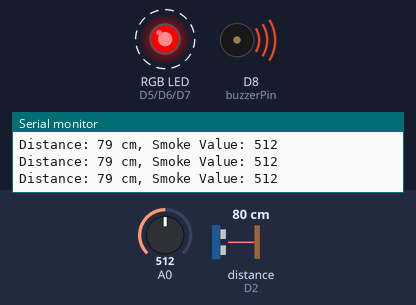
This sketch was run on a simulated ESP8266 (NodeMCU). Parts: an RGB LED mixed from three pins (HIGH = lit), buzzer (waves = sounding, pin HIGH), the last lines printed to the serial monitor. Wiring (inferred from the names in the program): ultrasonic range finder: trigger D1; echo D2. Dashed ring = blinking. Inputs (shaded band) come from the test bench; at power-on: distance to the obstacle (sensor on D2) 80 cm, A0 = 512. The echo pulse lasts 58.3 µs per cm; WiFi joins after 1.5 s; servers stay silent unless stated; pins used as bus, display or sensor lines are not drawn.

Above: at 2.93 s.
3.1 s: distance to the obstacle (sensor on D2) set to 44 cm
6.1 s: distance to the obstacle (sensor on D2) set to 37 cm
At 6.39 s:
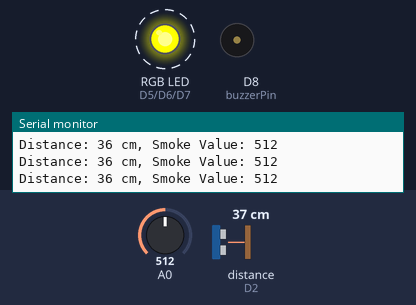
9.1 s: A0 set to 262
12.1 s: A0 set to 239
At 12.4 s:
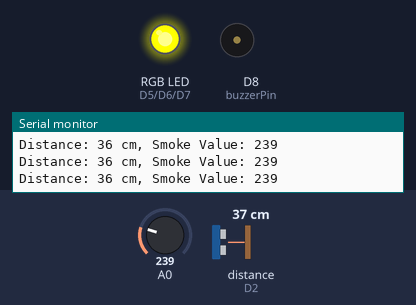
13.6 s: A0 set to 260
At 13.79 s:
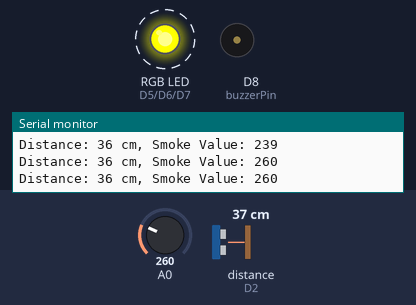
16.6 s: A0 set to 240
At 17.7 s:
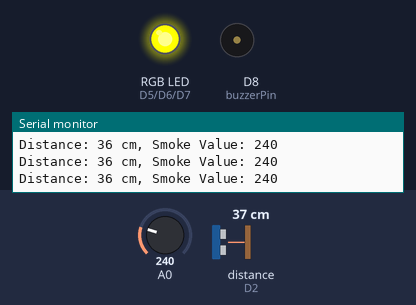
Timing chart, 0 to 19.1 s (numbered marks = the images above; inputs shaded):
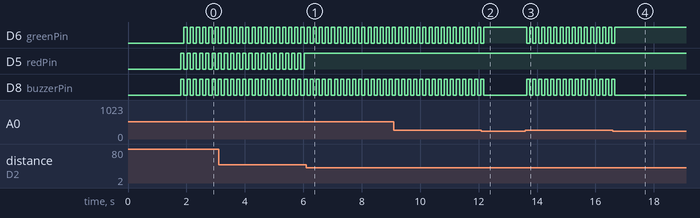

Measured:
- the behaviour switches between 41 and 40 cm on distance to the obstacle (sensor on D2) (found by bisection; images 0 and 1)
- the behaviour switches between 251 and 250 on A0 (found by bisection; images 1 and 2)
- after the input at 6.1 s, D5 (redPin): stops changing and stays HIGH
- after the input at 12.1 s, D6 (greenPin): goes on until 12.2 s, then stays HIGH; D8 (buzzerPin): goes on until 12.2 s, then stays LOW
- after the input at 13.6 s, D6 (greenPin), D8 (buzzerPin): alternates HIGH for 0.10 s and LOW for 0.10 s, starting at once
- after the input at 16.6 s, D6 (greenPin): goes on until 16.7 s, then stays HIGH; D8 (buzzerPin): goes on until 16.7 s, then stays LOW
- by itself, D6 (greenPin), D5 (redPin), D8 (buzzerPin): alternates HIGH for 0.10 s and LOW for 0.10 s

The sketch:

__Proximity_Detector_Alarm1.ino
```cpp
#define BLYNK_TEMPLATE_ID "TMPL3evAHj1li"
#define BLYNK_TEMPLATE_NAME "Proximity Detector Alarm"
#define BLYNK_AUTH_TOKEN "c13v_tbE4A4Uu-Rg3L6F_nVZRdqY60lT"  // Replace with your Auth Token

#include <BlynkSimpleEsp8266.h>
#include <ESP8266WiFi.h>

// Wi-Fi credentials
char auth[] = BLYNK_AUTH_TOKEN;
char ssid[] = "Meherunnisa Manzil";
char pass[] = "Yasneesha@8826";

// Define pins
#define trigPin D1
#define echoPin D2
#define redPin D5
#define greenPin D6
#define bluePin D7
#define buzzerPin D8

// Variables
long duration;
int distance;
int smokeThreshold = 250;  // Adjust as needed
int smokeValue;
bool smokeAlertTriggered = false;  // Track smoke alert
bool proximityAlertTriggered = false;  // Track proximity alert

void setup() {
    // Blynk setup
    Blynk.begin(auth, ssid, pass);

    pinMode(trigPin, OUTPUT);
    pinMode(echoPin, INPUT);
    pinMode(buzzerPin, OUTPUT);
    pinMode(redPin, OUTPUT);
    pinMode(greenPin, OUTPUT);
    pinMode(bluePin, OUTPUT);

    Serial.begin(115200);
}

void loop() {
    Blynk.run();  // Keeps NodeMCU connected to Blynk

    // Ultrasonic sensor to calculate distance
    digitalWrite(trigPin, LOW);
    delayMicroseconds(2);
    digitalWrite(trigPin, HIGH);
    delayMicroseconds(10);
    digitalWrite(trigPin, LOW);

    duration = pulseIn(echoPin, HIGH);
    distance = duration * 0.034 / 2;

    // Smoke sensor reading
    smokeValue = analogRead(A0);

    // Send data to Blynk app
    Blynk.virtualWrite(V1, distance);      // Display distance on V1
    Blynk.virtualWrite(V2, smokeValue);    // Display smokeValue on V2

    // LED and Buzzer based on distance and smoke level
    if (smokeValue > smokeThreshold && !smokeAlertTriggered) {  // Smoke detected
        digitalWrite(buzzerPin, HIGH);
        setRGB(255, 0, 0);                  // Red for smoke alert
        Blynk.virtualWrite(V3, 255);        // LED Widget ON for red
        Blynk.virtualWrite(V4, "Alert! Smoke detected!"); // Send smoke notification
        smokeAlertTriggered = true;  // Set flag to true after sending notification
    } else if (distance < 20 && !proximityAlertTriggered) {  // Object too close
        digitalWrite(buzzerPin, HIGH);
        setRGB(255, 0, 0);                  // Red for proximity alert
        Blynk.virtualWrite(V3, 255);        // LED Widget ON for red
        Blynk.virtualWrite(V4, "Alert! Object too close!"); // Send proximity notification
        proximityAlertTriggered = true;  // Set flag to true after sending notification
    } else if (distance < 40) {  // Caution state (Yellow)
        digitalWrite(buzzerPin, LOW);
        setRGB(255, 255, 0);                // Yellow for caution
        Blynk.virtualWrite(V3, 127);        // LED Widget ON for yellow
        smokeAlertTriggered = false;  // Reset smoke alert flag
        proximityAlertTriggered = false;  // Reset proximity alert flag
    } else {  // Safe state (Green)
        digitalWrite(buzzerPin, LOW);
        setRGB(0, 255, 0);                  // Green for normal operation
        Blynk.virtualWrite(V3, 0);          // LED Widget OFF
        smokeAlertTriggered = false;  // Reset smoke alert flag
        proximityAlertTriggered = false;  // Reset proximity alert flag
    }

    // Display on Serial for debugging
    Serial.print("Distance: ");
    Serial.print(distance);
    Serial.print(" cm, Smoke Value: ");
    Serial.println(smokeValue);

    delay(100);  // Short delay to prevent WDT reset
}

// Function to set RGB LED color
void setRGB(int red, int green, int blue) {
    analogWrite(redPin, red);
    analogWrite(greenPin, green);
    analogWrite(bluePin, blue);
    yield();  // Allow ESP8266 to reset watchdog
}
```
